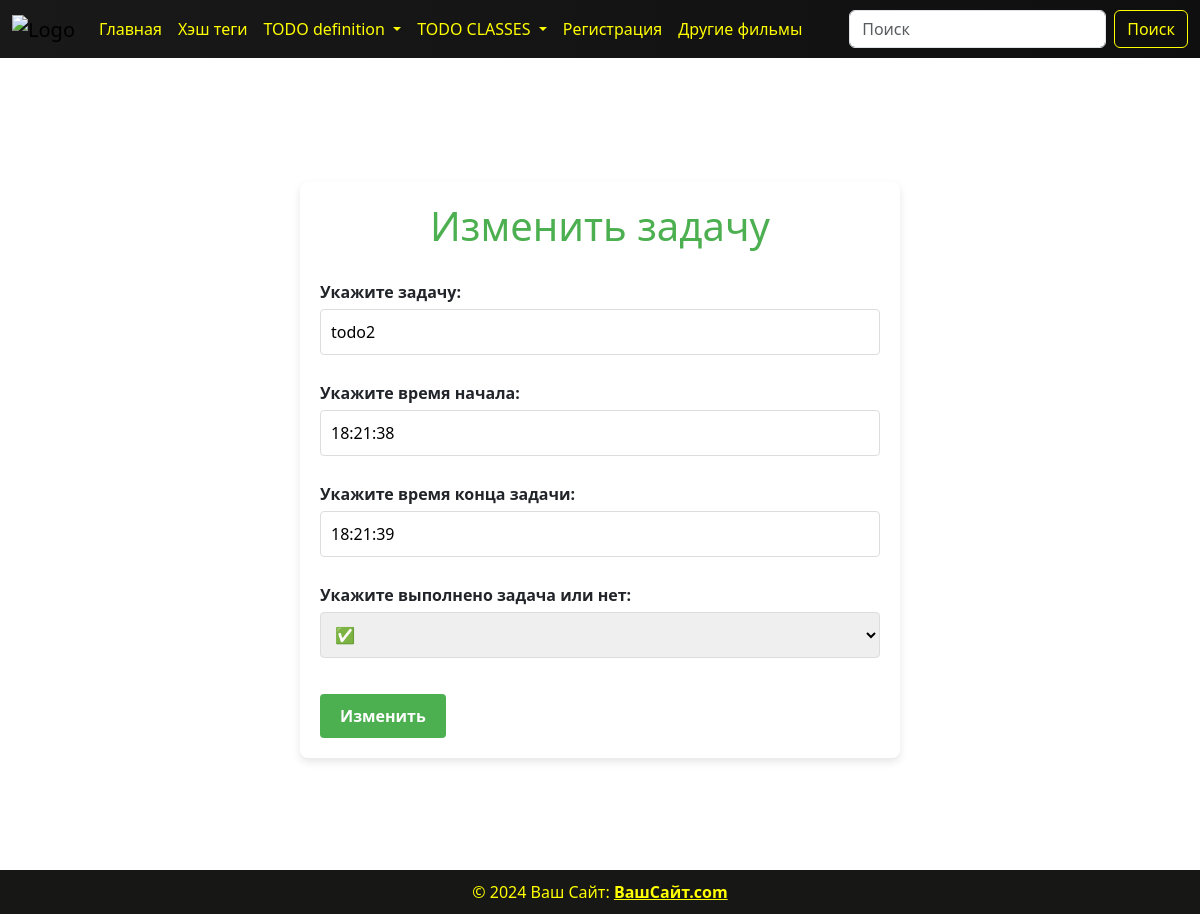
Page /todo_list/5/update/ on the earlier database version.
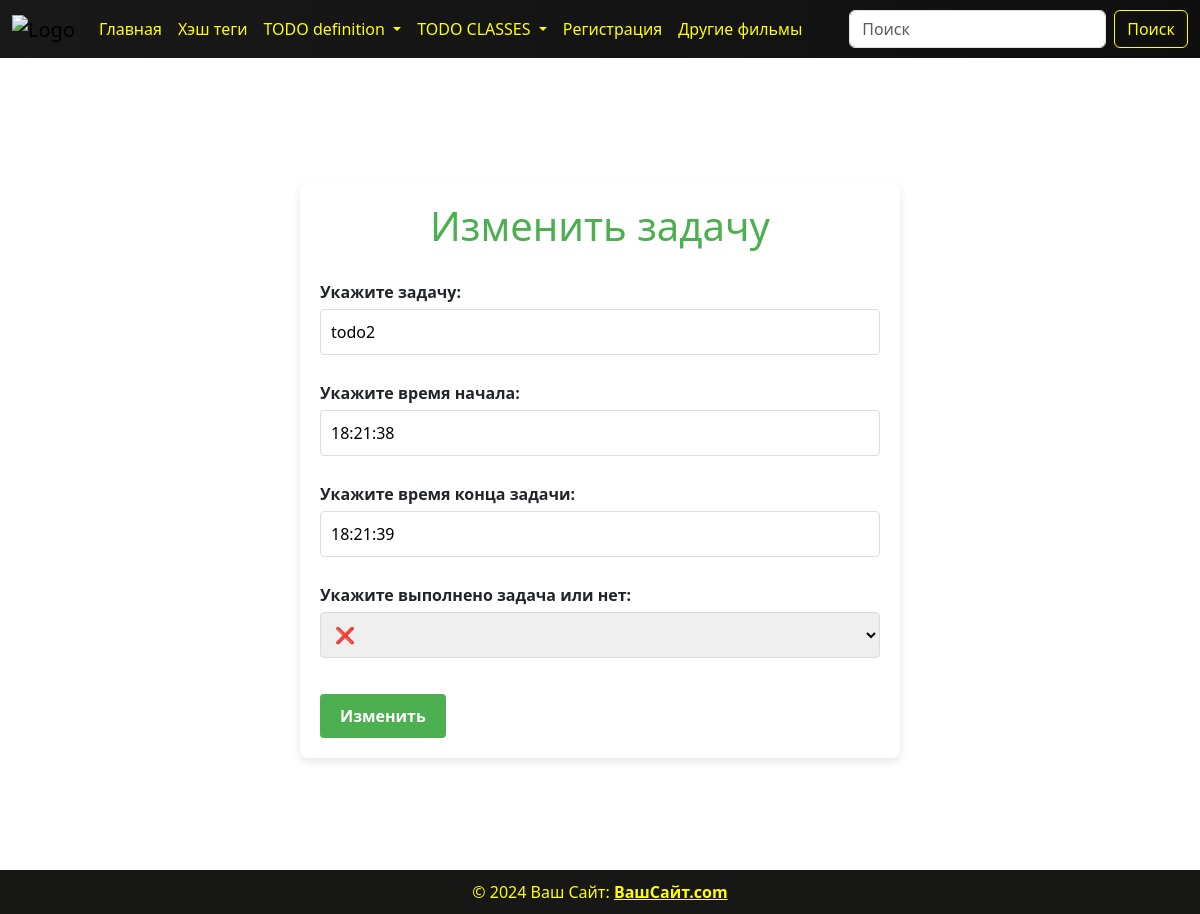
Same page on the later database version.
### todo/models.py (models this page shows, shortened)
class Todo(models.Model):
    CHECK_CHOICES = (
        ("✅", "✅"),
        ("❌", "❌")
    )
    title_todo = models.CharField(max_length=100,verbose_name='Укажите задачу')
    time_start = models.TimeField(verbose_name='укажите время начала')
    time_end = models.TimeField(verbose_name='укажите время конца задачи')
    check_yes_no = models.CharField(max_length=100, verbose_name='укажите выполнено задача или нет',
                             choices=CHECK_CHOICES)

### todo/views.py (the view)
# urls.py: path('todo_list/<int:id>/update/', views.update_todo_view, name='update_todo'),
def update_todo_view(request, id):
    todo_id = get_object_or_404(models.Todo, id=id)
    if request.method == 'POST':
        form = forms.TodoForm(request.POST, instance=todo_id)
        if form.is_valid():
            form.save()
            return redirect('todoList')
    else:
        form = forms.TodoForm(instance=todo_id)
    return render(request, template_name='todo/update_todo.html',
                  context={
                      'form': form,
                      'todo_id': todo_id
                  })

### todo/forms.py
class TodoForm(forms.ModelForm):
    class Meta:
        model = models.Todo
        fields = "__all__"

### templates/todo/update_todo.html (shortened to what this page needs)
{% load static %}
{% include '../header.html' %}
<link rel="stylesheet" href="{% static 'css/create_update_todo.css' %}">
<div class="container">
    <div class="create-todo-form">
        <h1>Изменить задачу</h1>
        <form  method="POST" enctype="multipart/form-data">
            {{ form.as_p }}
            <button type="submit">Изменить</button>
        </form>
    </div>
</div>
{% include '../footer.html' %}

Differences in the rows shown:
changed Todo "todo2": check_yes_no "✅" → "❌"
